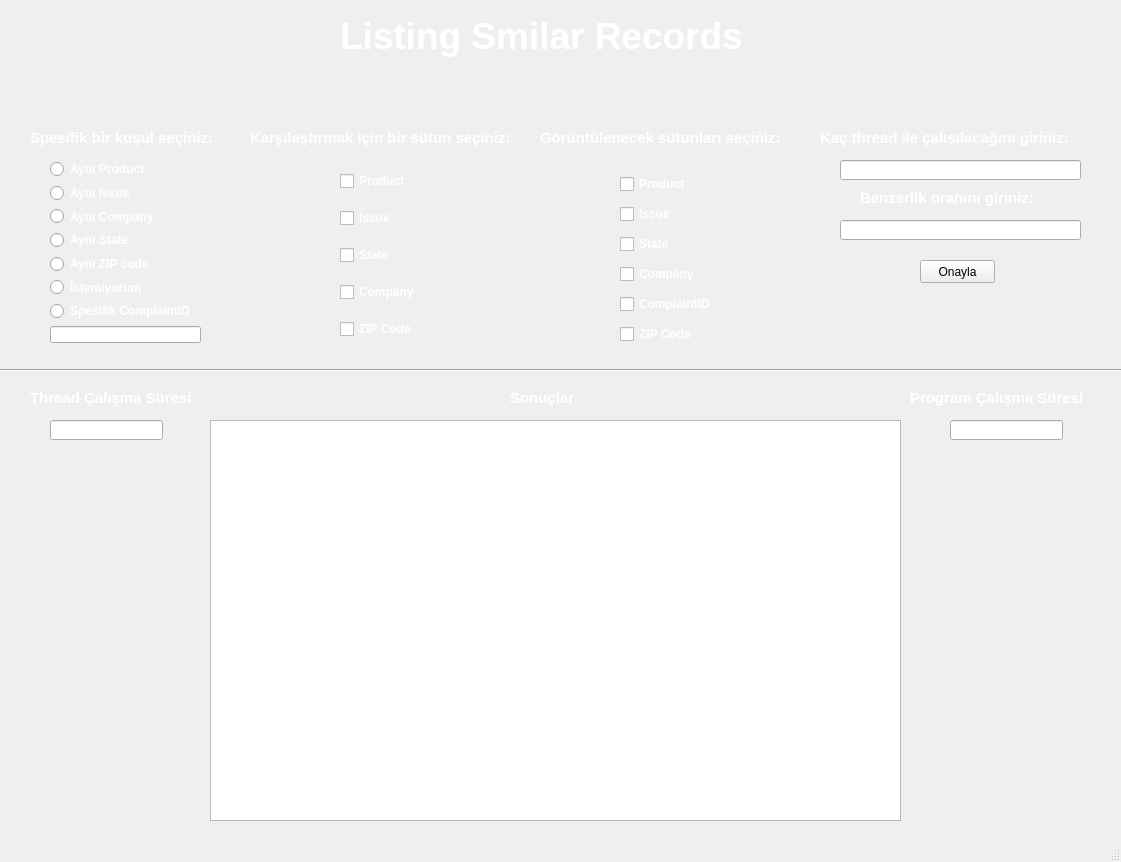
<?xml version="1.0" encoding="UTF-8"?>
<ui version="4.0">
 <class>MainWindow</class>
 <widget class="QMainWindow" name="MainWindow">
  <property name="geometry">
   <rect>
    <x>0</x>
    <y>0</y>
    <width>1121</width>
    <height>862</height>
   </rect>
  </property>
  <property name="windowTitle">
   <string>StringSmilarity</string>
  </property>
  <widget class="QWidget" name="centralwidget">
   <widget class="QLabel" name="label">
    <property name="geometry">
     <rect>
      <x>-10</x>
      <y>0</y>
      <width>1151</width>
      <height>891</height>
     </rect>
    </property>
    <property name="styleSheet">
     <string notr="true">background-image: url(:/newPrefix/ui-ux-modernization-hero.png);
</string>
    </property>
    <property name="text">
     <string/>
    </property>
   </widget>
   <widget class="QLabel" name="label_2">
    <property name="geometry">
     <rect>
      <x>340</x>
      <y>0</y>
      <width>471</width>
      <height>71</height>
     </rect>
    </property>
    <property name="font">
     <font>
      <pointsize>28</pointsize>
      <weight>75</weight>
      <bold>true</bold>
     </font>
    </property>
    <property name="layoutDirection">
     <enum>Qt::LeftToRight</enum>
    </property>
    <property name="styleSheet">
     <string notr="true">color: rgb(255, 255, 255)</string>
    </property>
    <property name="text">
     <string>Listing Smilar Records</string>
    </property>
   </widget>
   <widget class="QWidget" name="verticalLayoutWidget">
    <property name="geometry">
     <rect>
      <x>50</x>
      <y>160</y>
      <width>151</width>
      <height>183</height>
     </rect>
    </property>
    <layout class="QVBoxLayout" name="verticalLayout">
     <item>
      <widget class="QRadioButton" name="smilar_prod">
       <property name="font">
        <font>
         <weight>75</weight>
         <bold>true</bold>
        </font>
       </property>
       <property name="styleSheet">
        <string notr="true">color: rgb(255, 255, 255)</string>
       </property>
       <property name="text">
        <string>Aynı Product</string>
       </property>
      </widget>
     </item>
     <item>
      <widget class="QRadioButton" name="smilar_issue">
       <property name="font">
        <font>
         <weight>75</weight>
         <bold>true</bold>
        </font>
       </property>
       <property name="styleSheet">
        <string notr="true">color: rgb(255, 255, 255)</string>
       </property>
       <property name="text">
        <string>Aynı Issue</string>
       </property>
      </widget>
     </item>
     <item>
      <widget class="QRadioButton" name="smilar_company">
       <property name="font">
        <font>
         <weight>75</weight>
         <bold>true</bold>
        </font>
       </property>
       <property name="styleSheet">
        <string notr="true">color: rgb(255, 255, 255)</string>
       </property>
       <property name="text">
        <string>Aynı Company</string>
       </property>
      </widget>
     </item>
     <item>
      <widget class="QRadioButton" name="smilar_state">
       <property name="font">
        <font>
         <weight>75</weight>
         <bold>true</bold>
        </font>
       </property>
       <property name="styleSheet">
        <string notr="true">color: rgb(255, 255, 255)</string>
       </property>
       <property name="text">
        <string>Aynı State</string>
       </property>
      </widget>
     </item>
     <item>
      <widget class="QRadioButton" name="smilar_zipcode">
       <property name="font">
        <font>
         <weight>75</weight>
         <bold>true</bold>
        </font>
       </property>
       <property name="styleSheet">
        <string notr="true">color: rgb(255, 255, 255)</string>
       </property>
       <property name="text">
        <string>Aynı ZIP code</string>
       </property>
      </widget>
     </item>
     <item>
      <widget class="QRadioButton" name="smilar_noting">
       <property name="font">
        <font>
         <weight>75</weight>
         <bold>true</bold>
        </font>
       </property>
       <property name="styleSheet">
        <string notr="true">color: rgb(255, 255, 255)</string>
       </property>
       <property name="text">
        <string>İstemiyorum</string>
       </property>
      </widget>
     </item>
     <item>
      <widget class="QRadioButton" name="spec_complaintid">
       <property name="font">
        <font>
         <weight>75</weight>
         <bold>true</bold>
        </font>
       </property>
       <property name="styleSheet">
        <string notr="true">color: rgb(255, 255, 255)</string>
       </property>
       <property name="text">
        <string>Spesifik ComplaintID</string>
       </property>
      </widget>
     </item>
     <item>
      <widget class="QLineEdit" name="spesific_complaint_id"/>
     </item>
    </layout>
   </widget>
   <widget class="QLabel" name="label_3">
    <property name="geometry">
     <rect>
      <x>30</x>
      <y>130</y>
      <width>191</width>
      <height>16</height>
     </rect>
    </property>
    <property name="font">
     <font>
      <pointsize>11</pointsize>
      <weight>75</weight>
      <bold>true</bold>
     </font>
    </property>
    <property name="styleSheet">
     <string notr="true">color: rgb(255, 255, 255)</string>
    </property>
    <property name="text">
     <string>Spesifik bir koşul seçiniz:</string>
    </property>
   </widget>
   <widget class="QLabel" name="label_4">
    <property name="geometry">
     <rect>
      <x>250</x>
      <y>130</y>
      <width>281</width>
      <height>16</height>
     </rect>
    </property>
    <property name="font">
     <font>
      <pointsize>11</pointsize>
      <weight>75</weight>
      <bold>true</bold>
     </font>
    </property>
    <property name="styleSheet">
     <string notr="true">color: rgb(255, 255, 255)</string>
    </property>
    <property name="text">
     <string>Karşılaştırmak için bir sütun seçiniz:</string>
    </property>
   </widget>
   <widget class="QWidget" name="verticalLayoutWidget_2">
    <property name="geometry">
     <rect>
      <x>340</x>
      <y>160</y>
      <width>81</width>
      <height>191</height>
     </rect>
    </property>
    <layout class="QVBoxLayout" name="verticalLayout_2">
     <item>
      <widget class="QCheckBox" name="compare_prod">
       <property name="font">
        <font>
         <weight>75</weight>
         <bold>true</bold>
        </font>
       </property>
       <property name="styleSheet">
        <string notr="true">color: rgb(255, 255, 255)</string>
       </property>
       <property name="text">
        <string>Product</string>
       </property>
      </widget>
     </item>
     <item>
      <widget class="QCheckBox" name="compare_issue">
       <property name="font">
        <font>
         <weight>75</weight>
         <bold>true</bold>
        </font>
       </property>
       <property name="styleSheet">
        <string notr="true">color: rgb(255, 255, 255)</string>
       </property>
       <property name="text">
        <string>Issue</string>
       </property>
      </widget>
     </item>
     <item>
      <widget class="QCheckBox" name="compare_state">
       <property name="font">
        <font>
         <weight>75</weight>
         <bold>true</bold>
        </font>
       </property>
       <property name="styleSheet">
        <string notr="true">color: rgb(255, 255, 255)</string>
       </property>
       <property name="text">
        <string>State</string>
       </property>
      </widget>
     </item>
     <item>
      <widget class="QCheckBox" name="compare_company">
       <property name="font">
        <font>
         <weight>75</weight>
         <bold>true</bold>
        </font>
       </property>
       <property name="styleSheet">
        <string notr="true">color: rgb(255, 255, 255)</string>
       </property>
       <property name="text">
        <string>Company</string>
       </property>
      </widget>
     </item>
     <item>
      <widget class="QCheckBox" name="compare_zipcode">
       <property name="font">
        <font>
         <weight>75</weight>
         <bold>true</bold>
        </font>
       </property>
       <property name="styleSheet">
        <string notr="true">color: rgb(255, 255, 255)</string>
       </property>
       <property name="text">
        <string>ZIP Code</string>
       </property>
      </widget>
     </item>
    </layout>
   </widget>
   <widget class="QWidget" name="verticalLayoutWidget_3">
    <property name="geometry">
     <rect>
      <x>620</x>
      <y>170</y>
      <width>95</width>
      <height>181</height>
     </rect>
    </property>
    <layout class="QVBoxLayout" name="verticalLayout_3">
     <item>
      <widget class="QCheckBox" name="view_prod">
       <property name="font">
        <font>
         <weight>75</weight>
         <bold>true</bold>
        </font>
       </property>
       <property name="styleSheet">
        <string notr="true">color: rgb(255, 255, 255)</string>
       </property>
       <property name="text">
        <string>Product</string>
       </property>
      </widget>
     </item>
     <item>
      <widget class="QCheckBox" name="view_issue">
       <property name="font">
        <font>
         <weight>75</weight>
         <bold>true</bold>
        </font>
       </property>
       <property name="styleSheet">
        <string notr="true">color: rgb(255, 255, 255)</string>
       </property>
       <property name="text">
        <string>Issue</string>
       </property>
      </widget>
     </item>
     <item>
      <widget class="QCheckBox" name="view_state">
       <property name="font">
        <font>
         <weight>75</weight>
         <bold>true</bold>
        </font>
       </property>
       <property name="styleSheet">
        <string notr="true">color: rgb(255, 255, 255)</string>
       </property>
       <property name="text">
        <string>State</string>
       </property>
      </widget>
     </item>
     <item>
      <widget class="QCheckBox" name="view_company">
       <property name="font">
        <font>
         <weight>75</weight>
         <bold>true</bold>
        </font>
       </property>
       <property name="styleSheet">
        <string notr="true">color: rgb(255, 255, 255)</string>
       </property>
       <property name="text">
        <string>Company</string>
       </property>
      </widget>
     </item>
     <item>
      <widget class="QCheckBox" name="view_complaintid">
       <property name="font">
        <font>
         <weight>75</weight>
         <bold>true</bold>
        </font>
       </property>
       <property name="styleSheet">
        <string notr="true">color: rgb(255, 255, 255)</string>
       </property>
       <property name="text">
        <string>ComplaintID</string>
       </property>
      </widget>
     </item>
     <item>
      <widget class="QCheckBox" name="view_zipcode">
       <property name="font">
        <font>
         <weight>75</weight>
         <bold>true</bold>
        </font>
       </property>
       <property name="styleSheet">
        <string notr="true">color: rgb(255, 255, 255)</string>
       </property>
       <property name="text">
        <string>ZIP Code</string>
       </property>
      </widget>
     </item>
    </layout>
   </widget>
   <widget class="QLabel" name="label_5">
    <property name="geometry">
     <rect>
      <x>540</x>
      <y>130</y>
      <width>281</width>
      <height>16</height>
     </rect>
    </property>
    <property name="font">
     <font>
      <pointsize>11</pointsize>
      <weight>75</weight>
      <bold>true</bold>
     </font>
    </property>
    <property name="styleSheet">
     <string notr="true">color: rgb(255, 255, 255)</string>
    </property>
    <property name="text">
     <string>Görüntülenecek sütunları seçiniz:</string>
    </property>
   </widget>
   <widget class="QLineEdit" name="thread_count">
    <property name="geometry">
     <rect>
      <x>840</x>
      <y>160</y>
      <width>241</width>
      <height>20</height>
     </rect>
    </property>
   </widget>
   <widget class="QLabel" name="label_6">
    <property name="geometry">
     <rect>
      <x>820</x>
      <y>130</y>
      <width>281</width>
      <height>16</height>
     </rect>
    </property>
    <property name="font">
     <font>
      <pointsize>11</pointsize>
      <weight>75</weight>
      <bold>true</bold>
     </font>
    </property>
    <property name="styleSheet">
     <string notr="true">color: rgb(255, 255, 255)</string>
    </property>
    <property name="text">
     <string>Kaç thread ile çalışılacağını giriniz:</string>
    </property>
   </widget>
   <widget class="QLabel" name="label_7">
    <property name="geometry">
     <rect>
      <x>860</x>
      <y>190</y>
      <width>191</width>
      <height>16</height>
     </rect>
    </property>
    <property name="font">
     <font>
      <pointsize>11</pointsize>
      <weight>75</weight>
      <bold>true</bold>
     </font>
    </property>
    <property name="styleSheet">
     <string notr="true">color: rgb(255, 255, 255)</string>
    </property>
    <property name="text">
     <string>Benzerlik oranını giriniz:</string>
    </property>
   </widget>
   <widget class="QLineEdit" name="similarity_rating">
    <property name="geometry">
     <rect>
      <x>840</x>
      <y>220</y>
      <width>241</width>
      <height>20</height>
     </rect>
    </property>
   </widget>
   <widget class="QPushButton" name="valid_button">
    <property name="geometry">
     <rect>
      <x>920</x>
      <y>260</y>
      <width>75</width>
      <height>23</height>
     </rect>
    </property>
    <property name="styleSheet">
     <string notr="true">color: rgb(85, 0, 255)rgb(255, 255, 255)</string>
    </property>
    <property name="text">
     <string>Onayla</string>
    </property>
   </widget>
   <widget class="QLabel" name="problem_text">
    <property name="geometry">
     <rect>
      <x>820</x>
      <y>300</y>
      <width>241</width>
      <height>51</height>
     </rect>
    </property>
    <property name="font">
     <font>
      <weight>75</weight>
      <bold>true</bold>
     </font>
    </property>
    <property name="styleSheet">
     <string notr="true">color: rgb(255, 255, 255)</string>
    </property>
    <property name="text">
     <string/>
    </property>
   </widget>
   <widget class="Line" name="line">
    <property name="geometry">
     <rect>
      <x>0</x>
      <y>360</y>
      <width>1121</width>
      <height>20</height>
     </rect>
    </property>
    <property name="orientation">
     <enum>Qt::Horizontal</enum>
    </property>
   </widget>
   <widget class="QLabel" name="label_8">
    <property name="geometry">
     <rect>
      <x>30</x>
      <y>390</y>
      <width>191</width>
      <height>16</height>
     </rect>
    </property>
    <property name="font">
     <font>
      <pointsize>11</pointsize>
      <weight>75</weight>
      <bold>true</bold>
     </font>
    </property>
    <property name="styleSheet">
     <string notr="true">color: rgb(255, 255, 255)</string>
    </property>
    <property name="text">
     <string>Thread Çalışma Süresi</string>
    </property>
   </widget>
   <widget class="QLabel" name="label_9">
    <property name="geometry">
     <rect>
      <x>910</x>
      <y>390</y>
      <width>191</width>
      <height>16</height>
     </rect>
    </property>
    <property name="font">
     <font>
      <pointsize>11</pointsize>
      <weight>75</weight>
      <bold>true</bold>
     </font>
    </property>
    <property name="styleSheet">
     <string notr="true">color: rgb(255, 255, 255)</string>
    </property>
    <property name="text">
     <string>Program Çalışma Süresi</string>
    </property>
   </widget>
   <widget class="QLineEdit" name="thread_time">
    <property name="geometry">
     <rect>
      <x>50</x>
      <y>420</y>
      <width>113</width>
      <height>20</height>
     </rect>
    </property>
   </widget>
   <widget class="QLineEdit" name="program_time">
    <property name="geometry">
     <rect>
      <x>950</x>
      <y>420</y>
      <width>113</width>
      <height>20</height>
     </rect>
    </property>
   </widget>
   <widget class="QListView" name="resultstable">
    <property name="geometry">
     <rect>
      <x>210</x>
      <y>420</y>
      <width>691</width>
      <height>401</height>
     </rect>
    </property>
   </widget>
   <widget class="QLabel" name="label_10">
    <property name="geometry">
     <rect>
      <x>510</x>
      <y>390</y>
      <width>101</width>
      <height>16</height>
     </rect>
    </property>
    <property name="font">
     <font>
      <pointsize>11</pointsize>
      <weight>75</weight>
      <bold>true</bold>
     </font>
    </property>
    <property name="styleSheet">
     <string notr="true">color: rgb(255, 255, 255)</string>
    </property>
    <property name="text">
     <string>Sonuçlar</string>
    </property>
   </widget>
  </widget>
  <widget class="QStatusBar" name="statusbar"/>
 </widget>
 <resources>
  <include location="background.qrc"/>
 </resources>
 <connections/>
</ui>
